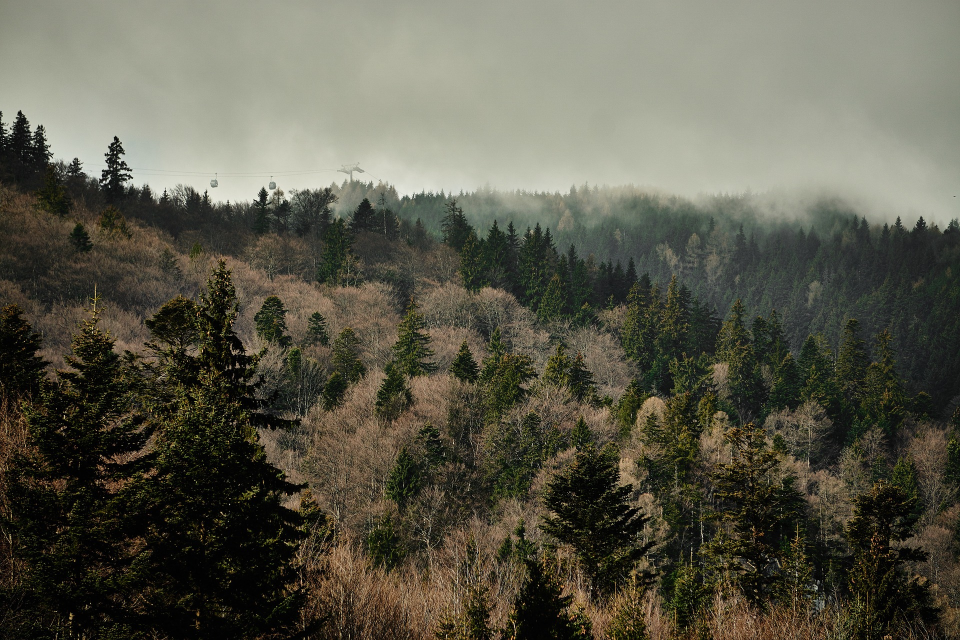
#> input picture Image enhancement (Realce)/Contrast adjustment/images/forest.jpg, 1920 x 1280 px (shown at 1/2 size)
$ jupyter execute 'Contrast adjustment.ipynb'
#> lines starting #> are read from the running program, lines starting #| are printed output that depends on the picture
### Observação geral: Todas as transformações realizadas tomarão como base uma imagem em tons de cinza, para realizar o procedimento sobre imagens com três canais basta tratar cada canal separadamente.¶

### O ajuste de contraste é uma transformação linear. Essa transformação é realizada por uma função de mapeamento, tal que cada valor de cinza na imagem original é mapeado para um novo valor de cinza. A seguir é apresentada a fórmula utilizada no mapeamento:

### G = (Gmax - Gmin) / (Fmax - Fmin) * (f - Fmin) + Gmin

#####  Gmin e Gmax - são parâmetros de entrada que serão utilizados para regular o ajuste de contraste.
##### Fmin e Fmax - correspondem a intensidade mínima máxima da imagem
##### f - representa o valor corrente do pixel

# Handcrafted

[cell 1]
import cv2

def RgbToGrayScale(image):
    height   = image.shape[0]
    width    = image.shape[1]
    channels = image.shape[2]

    if channels == 3:
        for line in range(0, height):
            for column in range(0, width):
                my_tuple = image[line, column] # return (b, g, r)
                luminosity = my_tuple[2] * 0.3 + my_tuple[1] * 0.59 + my_tuple[0] * 0.11
                image[line, column] = (luminosity, luminosity, luminosity)
        return image
    else:
        print('Only images with 3 channels are allowed')
    return []

[cell 2]
try:

    image = cv2.imread('images/forest.jpg');
#> image is the input picture: shape (1280, 1920, 3); mean B, G, R 75.4, 89.3, 90.9

    image = cv2.resize(image, (600, 600))
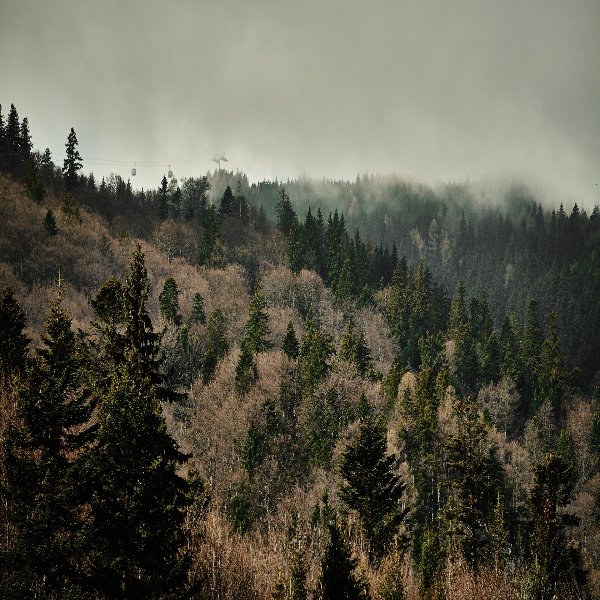
#> image: shape (600, 600, 3); mean B, G, R 75.2, 89.2, 90.7

    grayscale_image = RgbToGrayScale(image)
#> after the loop in RgbToGrayScale, `for line in range(0, height):`:
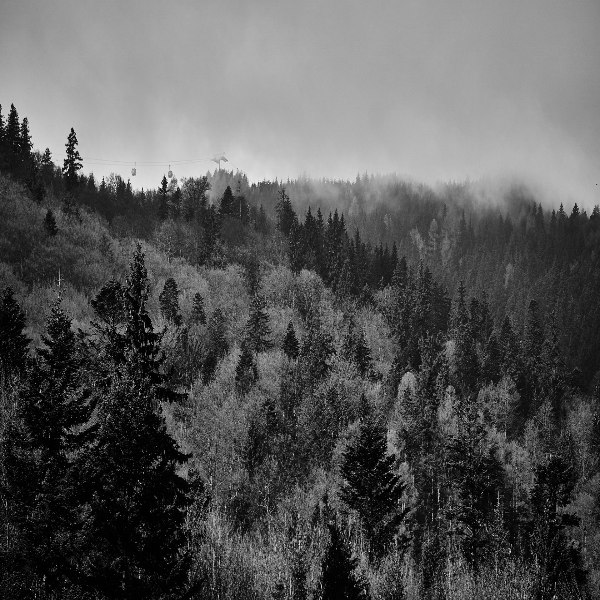
#> image: shape (600, 600, 3); min 0, max 242, mean 87.6

    if len(grayscale_image) > 0:

        gmin = float(input('Enter the value of gmin: '))
#> the answer given: 3
        gmax = float(input('Enter the value of gmax: '))
#> the answer given: 3
        fmin = grayscale_image[0, 0][0]
#> fmin = 130
        fmax = 0

        # Com Gmin e Gmax precisamos vasculhar a imagem de forma a obter os valores de fmin e fmax que correspondem a
            # mínima e máxima intensidade de pixel presente na imagem, respectivamente.

        # With Gmin and Gmax we need to search the image in order to obtain the values of fmin and fmax that
            # correspond to the minimum and maximum pixel intensity present in the image, respectively.

        height = grayscale_image.shape[0]
#> height = 600
        width  = grayscale_image.shape[1]
#> width = 600

        cv2.imshow('Grayscale image', grayscale_image)

        for line in range(0, height):
            for column in range(0, width):
                my_tuple = grayscale_image[line, column] # return (b, g, r)
                # Verificando se é o maior valor
                # Checking if it is the highest value
                fmax = (my_tuple[0] + fmax + abs(my_tuple[0] - fmax)) / 2
                # Verificando se é o menor valor
                # Checking if it is the lowest value
                if my_tuple[0] < fmin:
                    fmin = my_tuple[0]
#> after the loop, fmax = 242; fmin = 0

        for line in range(0, height):
            for column in range(0, width):
                my_tuple = grayscale_image[line, column] # return (b, g, r)

                # Calculado o novo valor de intensidade do pixel
                # Calculated the new pixel intensity value

                g = (gmax - gmin) / (fmax - fmin) * (my_tuple[0] - fmin) + gmin

                # Observação: Se o valor da primeira divisão "(gmax - gmin) / (fmax - fmin)" for igual a 1 o
                # intervalo permanece o mesmo quando consideramos a distribuição de níveis de cinza (intensidade) da
                # imagem no histograma.
                # Se por ventura o valor for maior que 1, o intervalo é expandido
                # Se for menor que 1 o intervalo é comprimido

                # Note: If the value of the first division "(gmax - gmin) / (fmax - fmin)" is equal to 1,
                # the interval remains the same when considering the distribution of gray levels (intensity) of
                # the image in the histogram.
                # If the value is greater than 1, the range is expanded.
                # If less than 1 the range is compressed

                grayscale_image[line, column] = (g, g, g)
#> grayscale_image: shape (600, 600, 3); every value is 3

        cv2.imshow('Result', grayscale_image)
        cv2.waitKey(0)

    else:
        print('Invalid image')

except:
    print('Invalid values')

# With OpenCv

[cell 3]
import cv2

try:

    image = cv2.imread('images/forest.jpg')
    image = cv2.resize(image, (600, 600))
    image = cv2.cvtColor(image, cv2.COLOR_BGR2GRAY)
#> image: shape (600, 600)


    cv2.imshow('Image', image)
    cv2.waitKey(0)

except:
    print('Application error')

$ run again, with Image enhancement (Realce)/Contrast adjustment/images/car.jpg copied over Image enhancement (Realce)/Contrast adjustment/images/forest.jpg
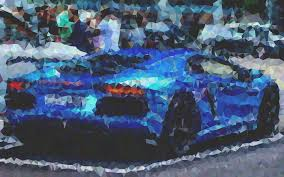
#> input picture Image enhancement (Realce)/Contrast adjustment/images/car.jpg, 284 x 177 px
#> image is the input picture: shape (177, 284, 3); mean B, G, R 116.9, 92, 74.8
#> `image = cv2.resize(image, (600, 600))`:
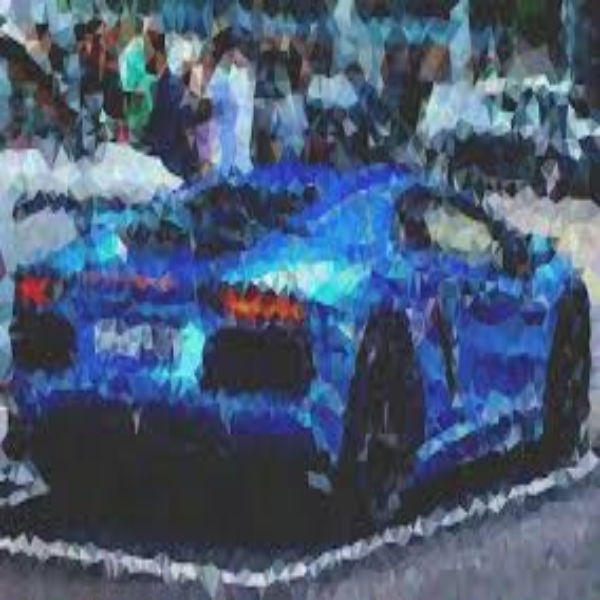
#> image: shape (600, 600, 3); mean B, G, R 116.8, 91.9, 74.6
#> after the loop in RgbToGrayScale, `for line in range(0, height):`:
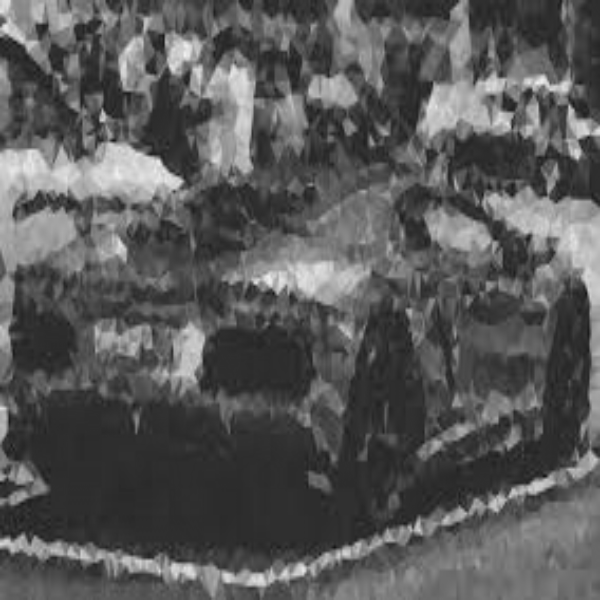
#> image: shape (600, 600, 3); min 19, max 241, mean 88.9
#> `fmin = grayscale_image[0, 0][0]`: fmin = 207
#> after the loop `for line in range(0, height):`: fmax = 241; fmin = 19
